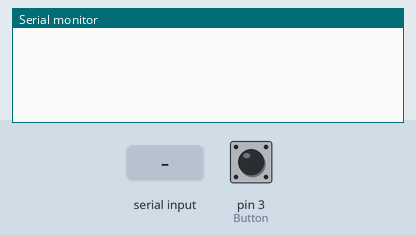
A sketch run on a simulated Arduino Uno, built with avr-gcc and run on an emulated ATmega328P. Parts: the last lines printed to the serial monitor. Inputs (shaded band) come from the test bench; at power-on: pin 3 (Button) LOW.

Above: at 1.2 s.
1.3 s: pin 3 (Button) pulled HIGH for 0.15 s
At 2.3 s:
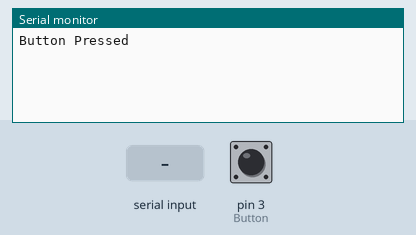
2.9 s: "1" received over Serial
At 4.3 s:
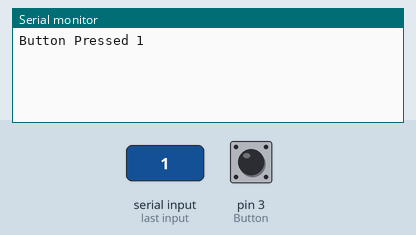

Measured:
- after the input at 1.3 s, the serial monitor: prints a new line at once (image 1)
- after the input at 2.9 s, the serial monitor: prints a new line after 1.0 s (image 2)

The sketch:

Master_UART.ino
```cpp
//Master Sender
int ButtonValue = 0;
char mystr[15] = "Button Pressed ";
int Button = 3;
char given[10];
int confirm = 1;
void setup() {
  // put your setup code here, to run once:
  Serial.begin(9600);
  pinMode(Button, INPUT);
}

void loop() {
  // put your main code here, to run repeatedly:
  ButtonValue= digitalRead(Button);
  if(ButtonValue !=0){
    Serial.write(mystr,15);
    delay(1000);
    // trying to receive a thank you and printing in
    Serial.readBytes(given,10);
    Serial.println(given);
    delay(1000);
  }

  }
```
